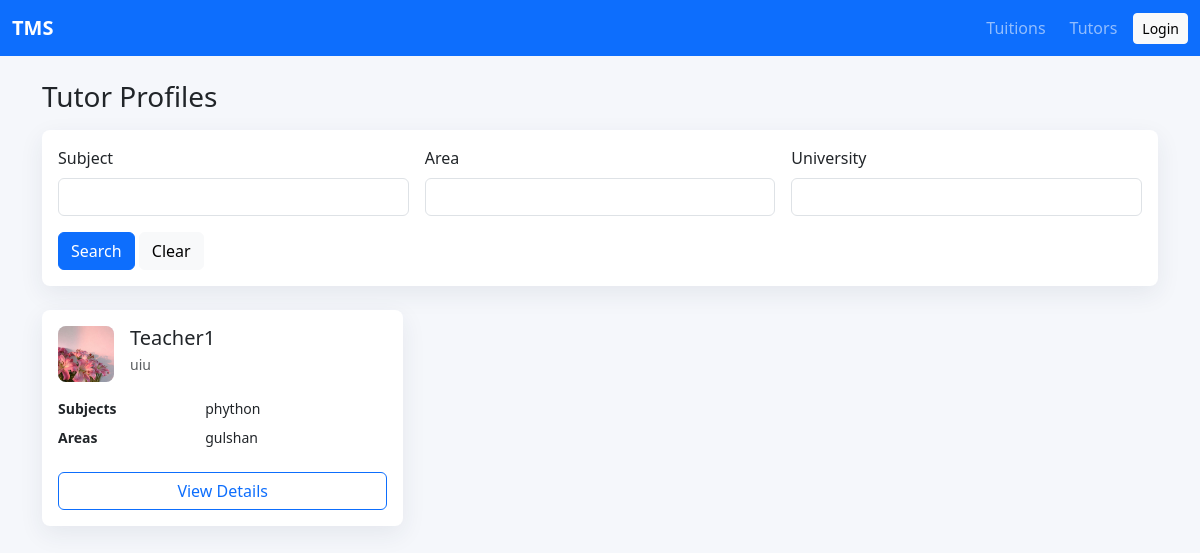
The page /tutors/index.php on the database its author committed.
### tables this page shows
CREATE TABLE `tutor_profiles` (
  `id` int(11) NOT NULL,
  `user_id` int(11) NOT NULL,
  `full_name` varchar(120) NOT NULL,
  `phone` varchar(30) NOT NULL,
  `gender` enum('Male','Female','Other') NOT NULL,
  `university` varchar(150) NOT NULL,
  `department` varchar(150) NOT NULL,
  `academic_year` varchar(60) NOT NULL,
  `cgpa` decimal(3,2) DEFAULT NULL,
  `teaching_experience` text NOT NULL,
  `preferred_subjects` varchar(255) NOT NULL,
  `preferred_areas` varchar(255) NOT NULL,
  `profile_picture` varchar(255) DEFAULT NULL,
  `bio` text DEFAULT NULL,
  `created_at` timestamp NOT NULL DEFAULT current_timestamp()
);

### includes/auth.php (called while the page is built, shortened)
<?php
function app_base(): string
{
    static $base = null;
    if ($base !== null) {
        return $base;
    }
    $scriptDir = str_replace('\\', '/', dirname($_SERVER['SCRIPT_NAME'] ?? ''));
    $scriptDir = rtrim($scriptDir, '/');
    $parts = $scriptDir === '' ? [] : explode('/', trim($scriptDir, '/'));
    $section = end($parts);
    if (in_array($section, ['admin', 'auth', 'tuition', 'tutor', 'tutors', 'student', 'includes'], true)) {
        array_pop($parts);
    }
    $base = $parts ? '/' . implode('/', $parts) : '';
    return $base;
}
function url(string $path): string
{
    return app_base() . '/' . ltrim($path, '/');
}
function e(?string $value): string
{
    return htmlspecialchars((string) $value, ENT_QUOTES, 'UTF-8');
}

### tutors/index.php (the view, shortened to what this page needs)
<?php
require_once __DIR__ . '/../config/db.php';
require_once __DIR__ . '/../includes/auth.php';
$subject = trim((string) ($_GET['subject'] ?? ''));
$area = trim((string) ($_GET['area'] ?? ''));
$university = trim((string) ($_GET['university'] ?? ''));
$params = [];
$sql = 'SELECT * FROM tutor_profiles';
$sql .= ' ORDER BY created_at DESC, id DESC';
$stmt = $pdo->prepare($sql);
$stmt->execute($params);
$profiles = $stmt->fetchAll();
require_once __DIR__ . '/../includes/header.php';
?>
<main class="container py-4">
    <h1 class="h3 mb-3">Tutor Profiles</h1>
    <form class="card table-card mb-4" method="get">
        <div class="card-body row g-3">
            <div class="col-md-4"><label class="form-label">Subject</label><input name="subject" class="form-control" value="<?= e($subject) ?>"></div>
            <div class="col-md-4"><label class="form-label">Area</label><input name="area" class="form-control" value="<?= e($area) ?>"></div>
            <div class="col-md-4"><label class="form-label">University</label><input name="university" class="form-control" value="<?= e($university) ?>"></div>
            <div class="col-12"><button class="btn btn-primary">Search</button> <a class="btn btn-light" href="<?= e(url('/tutors/index.php')) ?>">Clear</a></div>
        </div>
    </form>
    <div class="row g-3">
        <?php foreach ($profiles as $profile): ?>
            <div class="col-md-6 col-xl-4">
                <div class="card table-card h-100">
                    <div class="card-body">
                        <div class="d-flex gap-3">
                            <?php if ($profile['profile_picture']): ?>
                                <img class="profile-thumb" src="<?= e(url('/' . $profile['profile_picture'])) ?>" alt="">
                            <?php else: ?>
                                <div class="profile-thumb profile-placeholder"><?= e(strtoupper(substr($profile['full_name'], 0, 1))) ?></div>
                            <?php endif; ?>
                            <div>
                                <h2 class="h5 mb-1"><?= e($profile['full_name']) ?></h2>
                                <div class="text-muted small"><?= e($profile['university']) ?></div>
                            </div>
                        </div>
                        <dl class="row small mt-3 mb-3">
                            <dt class="col-5">Subjects</dt><dd class="col-7"><?= e($profile['preferred_subjects']) ?></dd>
                            <dt class="col-5">Areas</dt><dd class="col-7"><?= e($profile['preferred_areas']) ?></dd>
                        </dl>
                        <a class="btn btn-outline-primary w-100" href="<?= e(url('/tutors/show.php?id=' . (int) $profile['id'])) ?>">View Details</a>
                    </div>
                </div>
            </div>
        <?php endforeach; ?>
    </div>
</main>
<?php require_once __DIR__ . '/../includes/footer.php'; ?>

### assets/css/style.css (style rules this page uses)
body { background: #f5f7fb; }
.table-card { border: 0; border-radius: 8px; box-shadow: 0 8px 24px rgba(35, 46, 72, 0.08); }
.profile-thumb, .profile-photo { display: inline-flex; align-items: center; justify-content: center; object-fit: cover; background: #e9eef7; color: #2f5f9f; font-weight: 700; flex: 0 0 auto; }
.profile-thumb { width: 56px; height: 56px; border-radius: 8px; }

### rows shown on the page
tutor_profiles: profile_picture (picture), full_name "Teacher1", university "uiu", preferred_subjects "phython", preferred_areas "gulshan"
